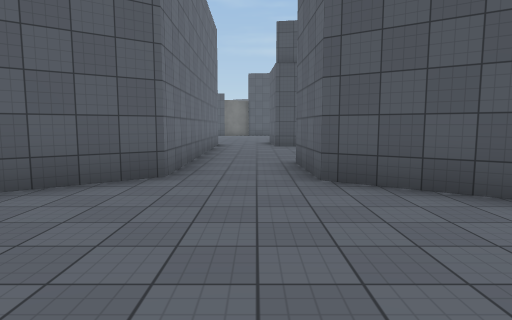
view 1 (above)

22 first-person views from a walk through a scene from a Unity 3-D project. The camera is 1.5 m above the floor, tilts 6° down and sees 75° across. The floor is counted in squares, 2 m on a side. Each view is taken from the middle of a square. On the plan, view 1 faces up. The plan holds only what a view shows up to about 11 squares ahead; the rest is blank. The place goes on beyond the plan. The player character is not drawn. Surface patterns are stand-ins for the level's own textures.

view 2
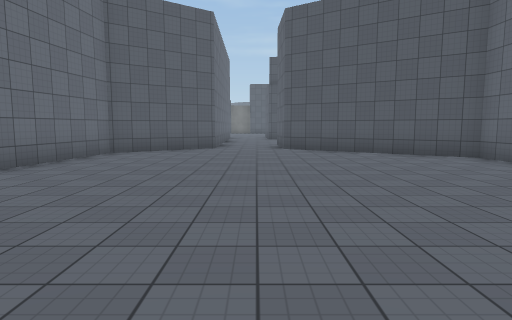

view 3
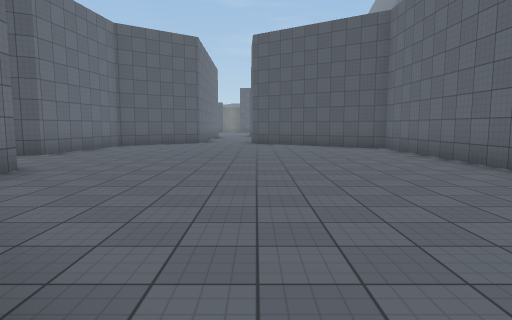

view 4
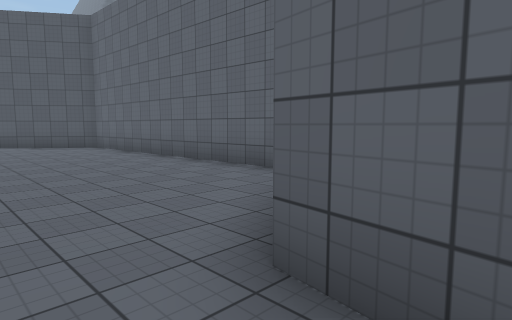

view 5
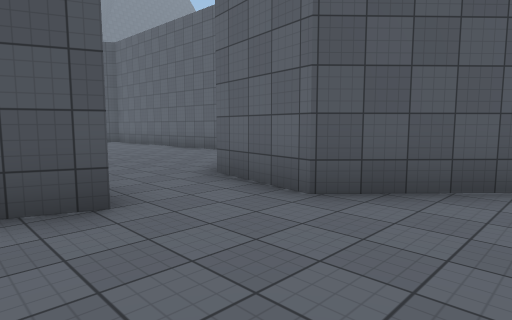

view 6
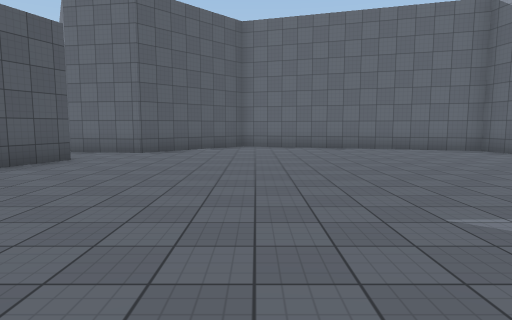

view 7
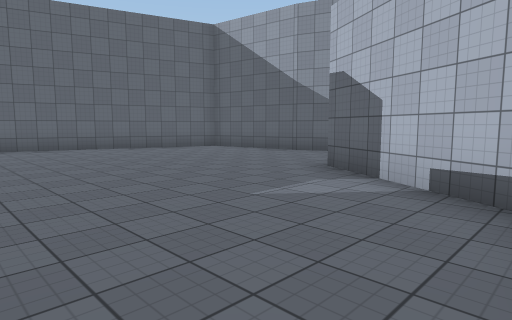

view 8
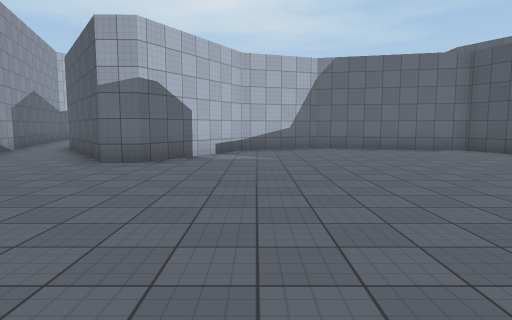

view 9
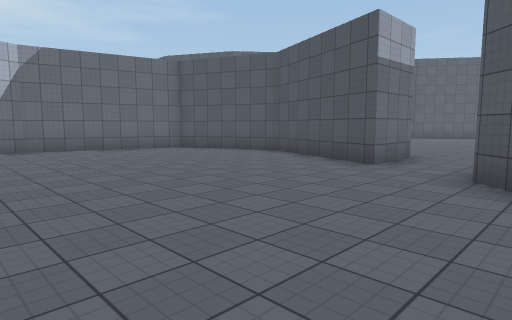

view 10
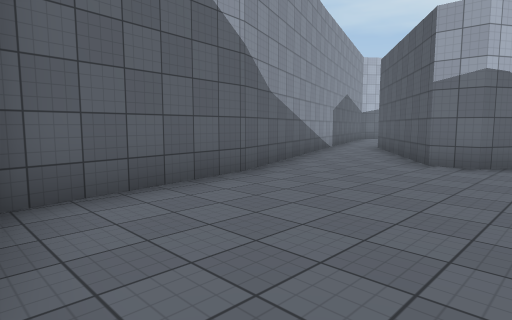

view 11
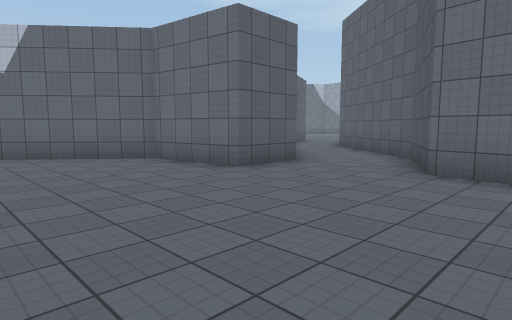

view 12
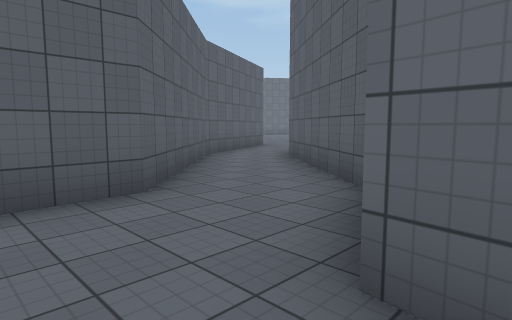

view 13
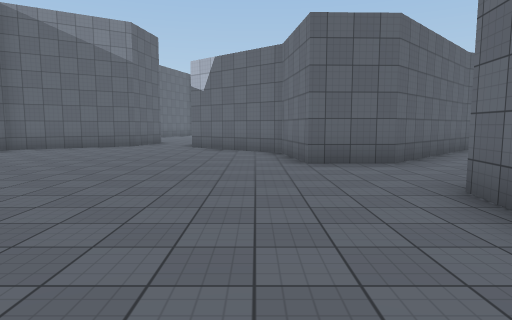

view 14
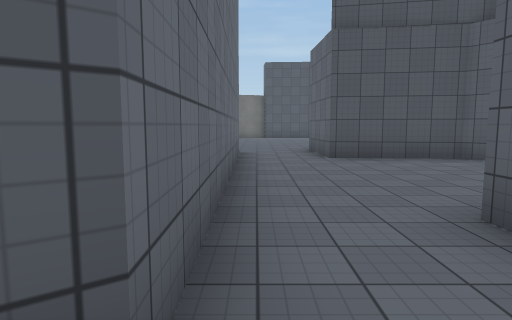

view 15
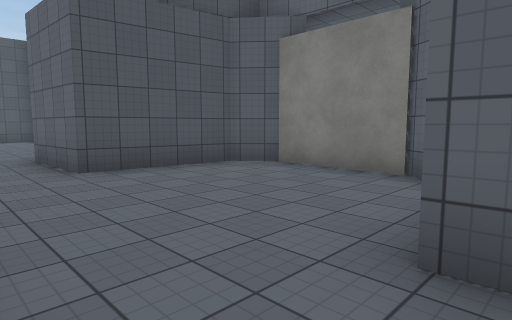

view 16
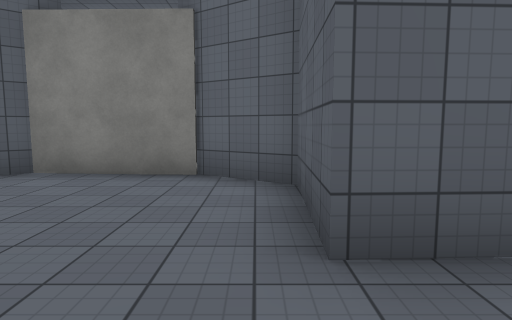

view 17
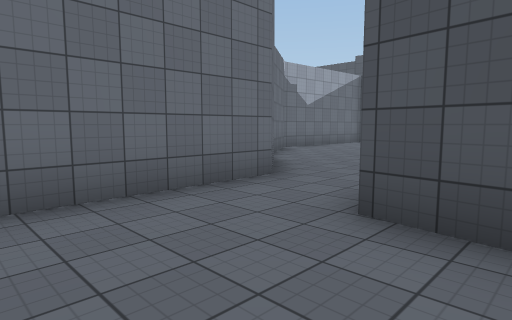

view 18
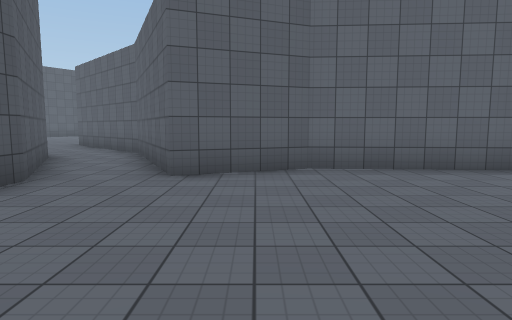

view 19
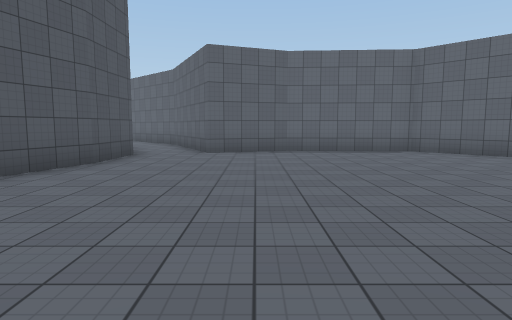

view 20
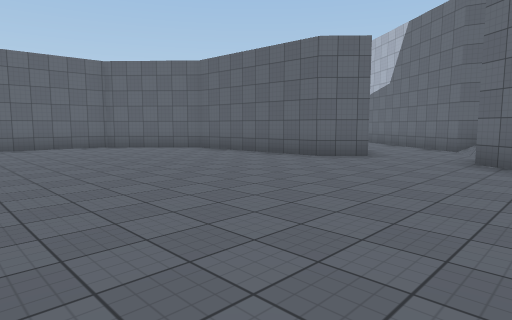

view 21
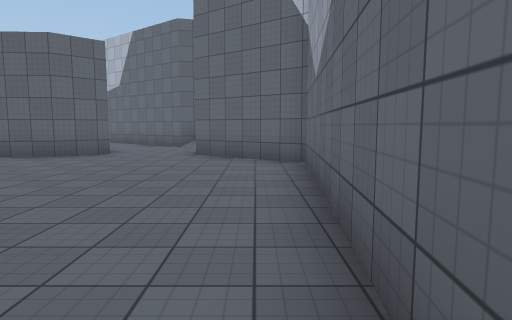

view 22
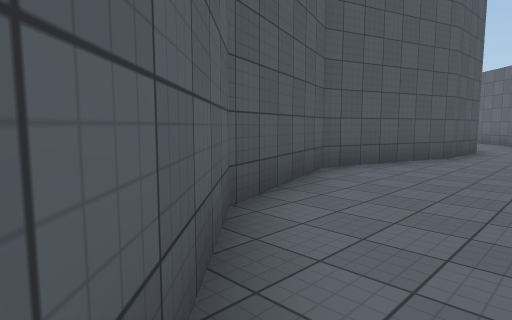

### Floor plan
Points are (right, up) in squares from view 1. A wall is a line through its corners. A room is listed if a view was taken in it or the views show most of it. See-through windows are left out.
Room 1 (views 1, 2, 3, 11, 12, 13, 14, 15)
walls: (0.2, -8.2) (0.2, -10); (2.1, -9.7) (2.3, -8.8) (5.4, -6.9) (5.1, 1.6) (0.9, 4.5) (0.8, 6.6); (-1.3, 6.5) (-1.3, 4.8) (-3.9, 2.9) (-4.4, -0.7) (-6.6, -1.8) (-9.4, -5.3) (-10.7, -5.9); (-9.4, -7.5) (-8.1, -6.9) (-4.7, -3.5) (-3, -3.4) (-2.7, -5.9) (-0.1, -8.1)
ways out: opening at (1, -10) to room 2; opening at (-0.5, 5.5) to room 3; opening at (-10, -7) to room 4
Room 2 (views 4, 5, 6, 7, 8, 9, 10)
walls: (0.2, -10) (-3.6, -8.6) (-6.7, -9.9) (-7.7, -14.1) (-6.9, -16.4) (-3.6, -18.3) (-3.6, -19.1) (-6.5, -21.2); (-0.8, -21) (2.6, -20.5) (4.5, -14.4); (4.1, -12.9) (1.9, -10.9) (2.1, -9.7); (-5.3, -22.7) (-0.7, -21)
ways out: opening at (1, -10) to room 1; opening at (-6, -22)
Room 3 (views 16, 17)
walls: (0.8, 6.6) (3.1, 6.5) (4, 7.8) (4.1, 10.4) (3.4, 11.2) (0.6, 11.6) (0.5, 13.5); (-1.4, 12.9) (-1.3, 6.5)
ways out: opening at (-0.5, 5.5) to room 1
Room 4 (views 18, 19, 20, 21, 22)
walls: (-19.1, -17.8) (-18.2, -16.8) (-13.9, -16.5); (-13.2, -16) (-11.5, -14.4) (-11.3, -10.9) (-12.1, -8.7) (-9.4, -7.5); (-23.5, -9.5) (-24, -15.6) (-21.5, -17.5); (-14.4, -6.8) (-18, -5.7) (-21, -6.7) (-23, -8.6); (-20.9, -20.6) (-20.4, -20.4) (-18.9, -21.6); (-10.7, -5.9) (-12.6, -6.9) (-14.5, -6.8)
ways out: opening at (-10, -7) to room 1

Where each view was taken, in squares from view 1:
view 1: 0 up, 0 right, facing up
view 2: 6 down, 0 right, facing up
view 3: 9 down, 1 right, facing up
view 4: 10 down, 1 right, facing up-right
view 5: 13 down, 1 left, facing up-right
view 6: 14 down, 7 left, facing right
view 7: 13 down, 7 left, facing down-right
view 8: 16 down, 3 right, facing left
view 9: 16 down, 3 right, facing up-left
view 10: 17 down, 3 right, facing down-left
view 11: 1 up, 1 right, facing down-left
view 12: 0 up, 3 left, facing down-left
view 13: 3 up, 2 left, facing down
view 14: 4 up, 1 left, facing up
view 15: 6 up, 1 left, facing up-right
view 16: 7 up, 1 left, facing right
view 17: 9 up, 2 right, facing up-left
view 18: 10 down, 17 left, facing right
view 19: 10 down, 21 left, facing right
view 20: 10 down, 23 left, facing down-right
view 21: 9 down, 23 left, facing down
view 22: 9 down, 23 left, facing up-right
